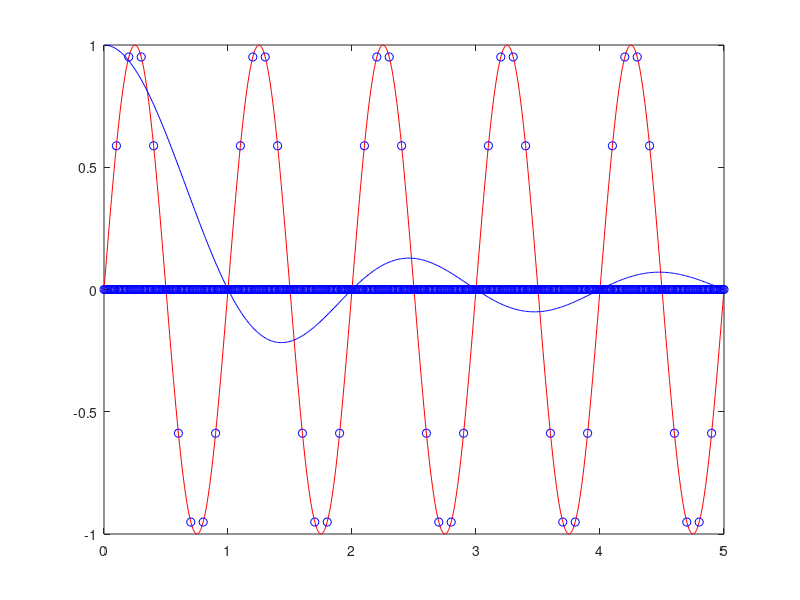

The MATLAB script that drew this image:
clc;clear all; close all;
t=0:0.01:5;
%Sygnal 
f=1;
s=sin(2*pi*f*t);
fs=0.1;%f probkowania

%sygnal sprobkowany
x=zeros(1,t(end)/fs+1);
n=0:fs:t(end);
x=sin(2*pi*f*n);

%sygnal sprobkowany dopasowanie do wykresu
y=zeros(1,length(t));
k=1;
for z=0:fs:t(end)
y(k)=sin(2*pi*f*z);
k=k+10;
end

%Sygnal odtworzony
odtw=zeros(1,length(t));
%cos nie dziala
%for z=1:length(n)
odtw=odtw+(sin(pi*fs*(t-n(50)/fs)))./(pi*fs*(t-n(50)/fs));
%end
odtw=sin(pi*t)./(pi*t);

figure(1)
    plot(t,s,'r-');hold on;
    plot(t,y,'bo')
    plot(t,odtw,'b-')
